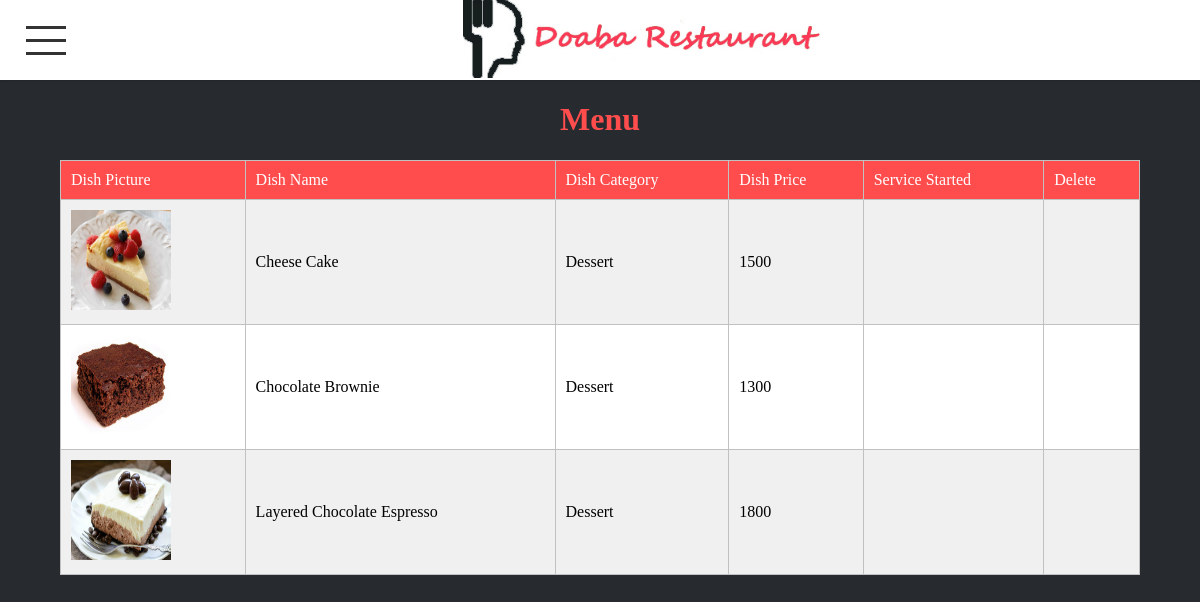
The app's page /Admin/menu-manager.php (signed in) with its own data.
### tables this page shows
CREATE TABLE `menu` (
  `id` int(11) NOT NULL,
  `name` varchar(200) NOT NULL,
  `category` varchar(200) NOT NULL,
  `price` int(11) NOT NULL,
  `pic` varchar(1000) DEFAULT NULL,
  `createdon` varchar(30) DEFAULT NULL
);

### Admin/menu-manager.php (the view, shortened to what this page needs)
<?php
    if(isset($_SESSION["admin"]))
    {
        include "inc/header.php";
    }
    else
    {
        header("Location: login.php");
    }
                ?>
<h1>Menu</h1>
<form method="POST">
<?php
    $menu = $conn->query("SELECT * FROM menu");
    if($menu ->num_rows !== 0)
    {
        echo "<div class='manage-container'>";
        echo "<table>";
        echo "<tr>
              <td>Dish Picture</td>
              <td>Dish Name</td>
              <td>Dish Category</td>
              <td>Dish Price</td>
              <td>Service Started</td>
              <td>Delete</td> </tr>";
        while($rows = $menu ->fetch_array())
        {
             ?>
              <tr>
              <td><img src="<?php echo '../img/Menu/'.$rows['pic']; ?>" /></td>
              <td><?php echo $rows["name"]; ?></td>
              <td><?php echo $rows["category"]; ?></td>
              <td><?php echo $rows["price"]; ?></td>
              <td><?php echo $rows["uploadedon"]; ?></td>
              <td><button name="delete" type="submit" value=<?php echo $rows["id"] ?>><i class="fas fa-trash"></i></button></td> </tr>
             <?php
        }
        echo "</table></div>";
    }
    else
    {
       ?>
       <h1>No User Exists.</h1>
       <?php
    }
?>
</form>
</div>
</body>
</html>

### Admin/css/template.css (style rules this page uses)
* { border:none; text-decoration:none; }
h1 { color:#ff4d4d; }
.main-content .manage-container { width:90vw; height:auto; display:flex; flex-direction: column; justify-content: flex-start; align-items:center; }
.manage-container table { width:100%; border-collapse:collapse; }
.manage-container table,.manage-container table td { border:1px solid #c1c1c1; }
.manage-container table tr { background:#fff; }
.manage-container table td { padding:10px 10px; }
.manage-container table tr:nth-of-type(even) { background:#f0f0f0; }
.manage-container table tr:nth-of-type(1) { background: #ff4d4d; color:#fff; }
table td button { font-size: 20px; background:transparent; cursor:pointer; border:none; color:#444; }
table td > img { width:100px; height:100px; }

### Admin/css/header.css (style rules this page uses)
button { outline:none; }
html,body { margin:0 0 0 0; padding:0 0 0 0; overflow: hidden; }
html { font-family:'century gothic'; font-size:1em; margin:0 0 0 0; padding:0 0 0 0; }

### records on screen
menu: pic (picture), name "Cheese Cake", category "Dessert", price "1500", $rows["id"] 1 (drawn)
menu: pic (picture), name "Chocolate Brownie", category "Dessert", price "1300", $rows["id"] 2 (drawn)
menu: pic (picture), name "Layered Chocolate Espresso", category "Dessert", price "1800", $rows["id"] 8 (drawn)
